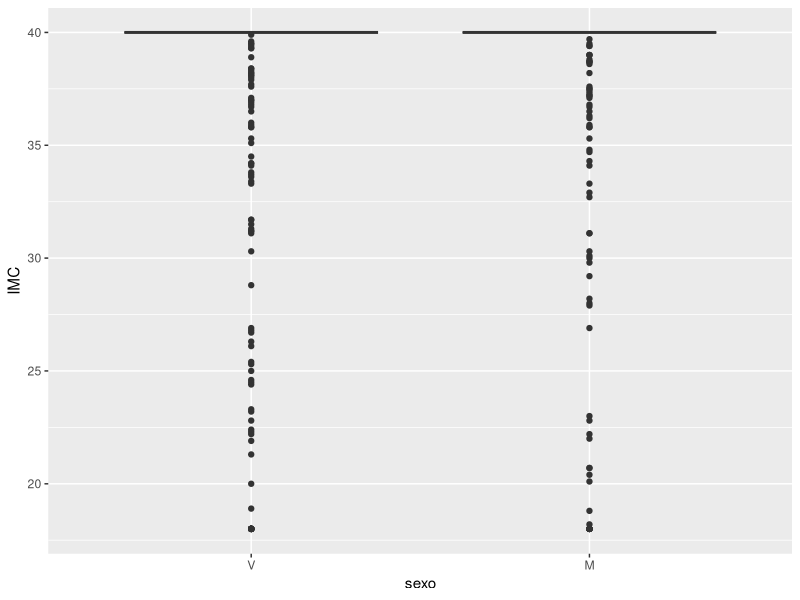
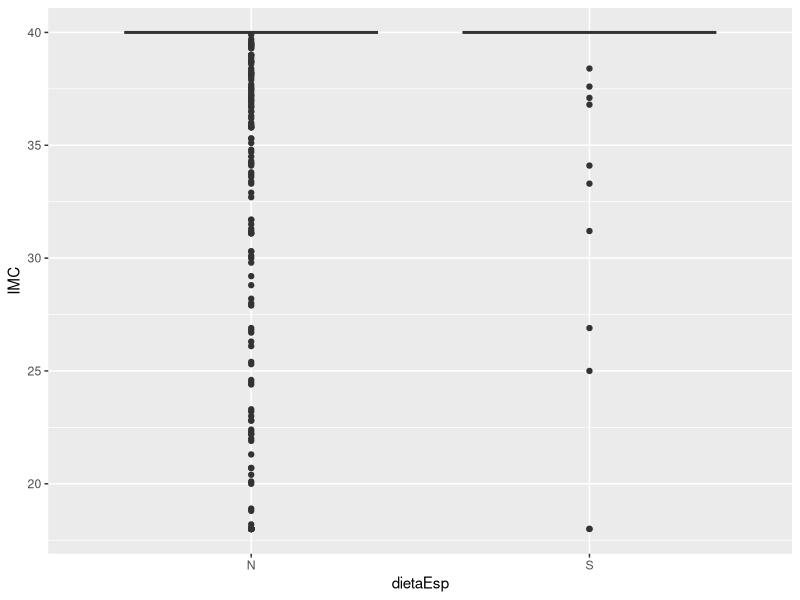
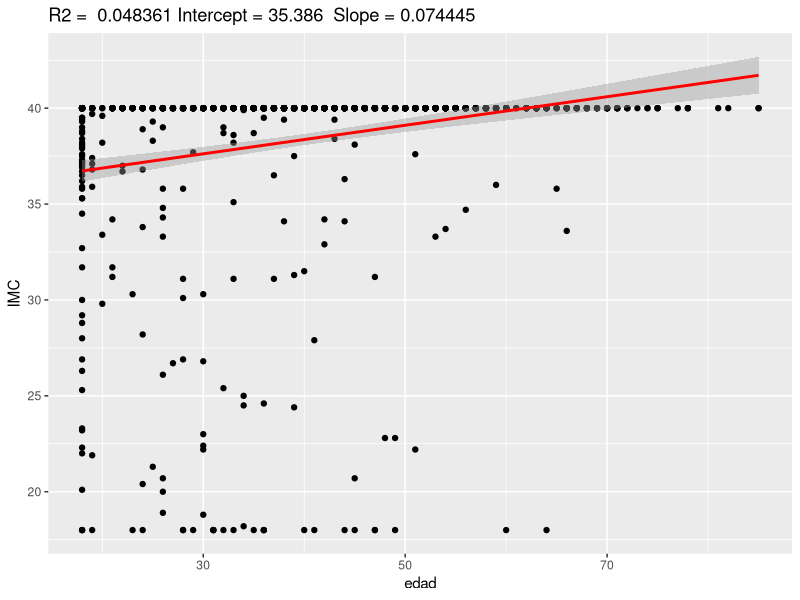
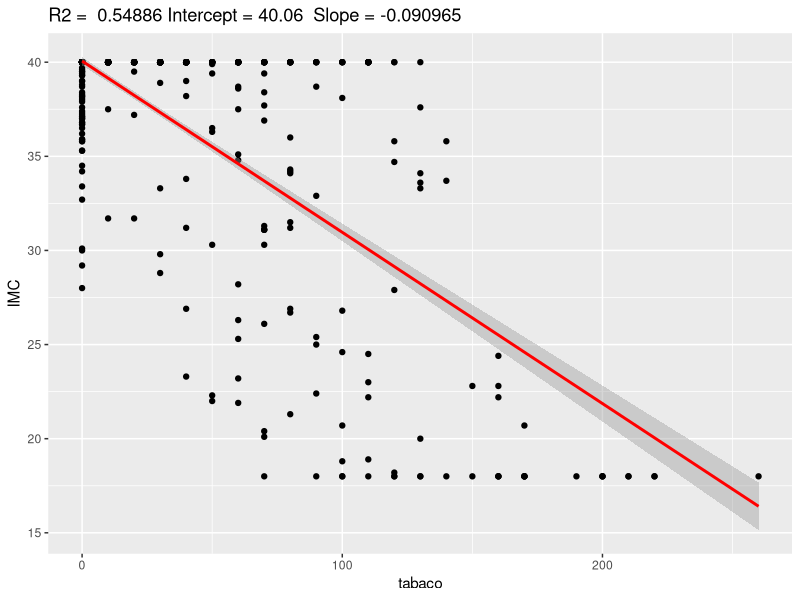
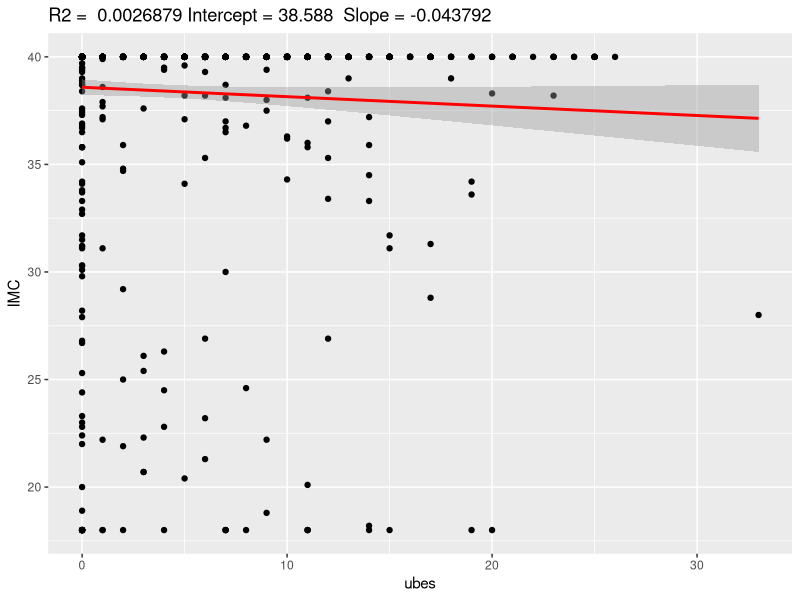
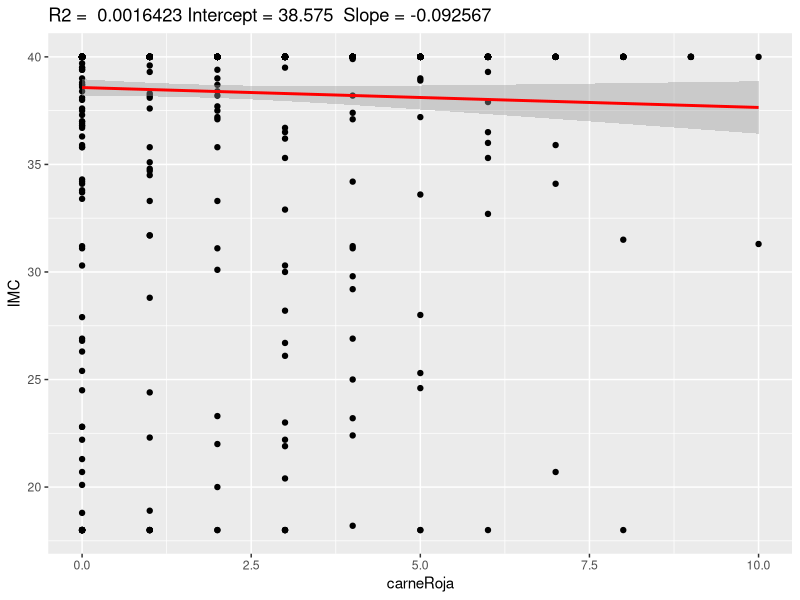
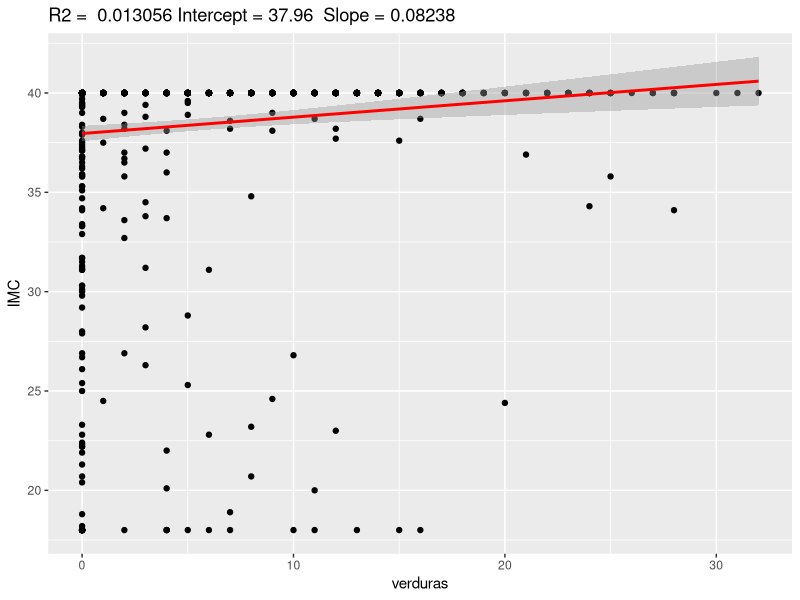
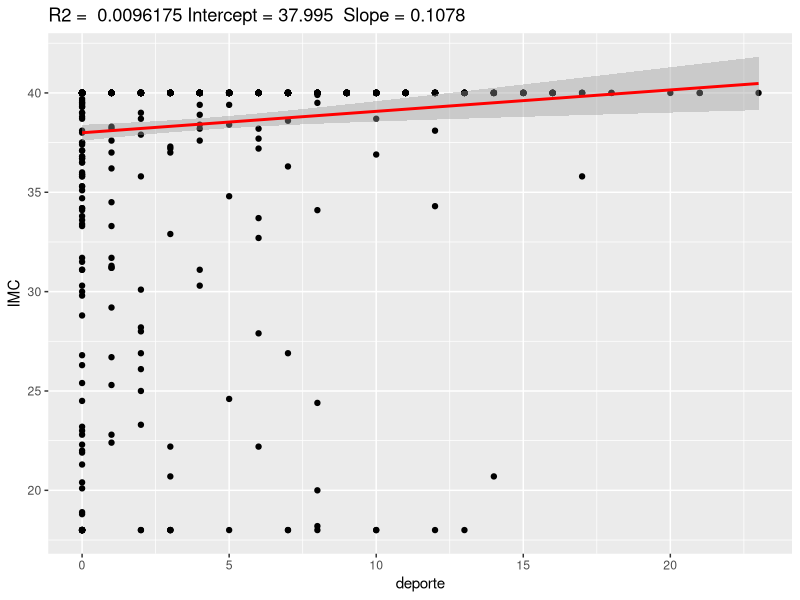

Source code (R) for these figures, in order:
library(tidyverse)

########################################
######### Funciones necesarias #########

#### Calcular ajuste lineal
# df: DataFrame
# y: Variable Dependiente/explicada
# x: Variable/s Independiente/explicatoria
####
linearAdjust <- function(df, y, x) {
  lm(str_c(y, "~", str_c(x, collapse = "+")), df)
}

#### Calcular Regresiones lineales con R2 asociado
# df: DataFrame
# y: Variable Dependiente/explicada
# x: Variable/s Independiente/explicatoria
####
regresionesLineales <- function(df, y, x) { # Preparar función para usar el apply automaticamente
  mod <- linearAdjust(df, y, x)
  list(Ajuste = mod, R2 = summary(mod)$r.squared)
}

#### Imprimir gráfica de dispersión junto al ajuste lineal
# mod: Modelo lineal
####
graficaDispRegr <- function(mod) {
  print(ggplot(mod$model, aes_string(x = names(mod$model)[2], y = names(mod$model)[1])) +
          geom_point() +
          stat_smooth(method = "lm", col = "red") +
          labs(title = paste("R2 = ", signif(summary(mod)$r.squared, 5),
                             "Intercept =", signif(mod$coef[[1]], 5),
                             " Slope =", signif(mod$coef[[2]], 5))))
}

#### Separador de datos por porcentajes
# datos: Conjunto de datos
# pEntrenamiento: Porcentaje dedicado a entrenamiento
# pTest: Porcentaje restante dedicado a tests
####
separarSets <- function(datos, pEntrenamiento, pTest) {
  rDF <- seq_len(nrow(datos))
  rTrain <- sample(rDF, pEntrenamiento * length(rDF))
  rAux <- setdiff(rDF, rTrain)
  rTest <- sample(rAux, pTest * length(rAux))
  rVal <- setdiff(rAux, rTest)

  list(train = datos[rTrain,], test = datos[rTest,], val = datos[rVal,])
}

#### Calcular MSE, Varianza Y, R2, R2 ajustado manualmente
# df: DataFrame
# mod: Modelo lineal
# y: Variable Dependiente/explicada
####
calcR2 <- function(df, mod, y) {
  MSE <- mean((df[[y]] - predict.lm(mod, df))^2)
  varY <- mean(df[[y]]^2) - mean(df[[y]])^2
  R2 <- 1 - MSE / varY
  aR2 <- 1 - (1 - R2) * (nrow(df) - 1) / (nrow(df) - mod$rank)
  tibble(MSE = MSE, varY = varY, R2 = R2, aR2 = aR2)
}

#### Calcular modelo, MSE, Varianza Y, R2, R2 ajustado con los datos separados
# dfTrain: DataFrame entrenamiento
# dfTest: DataFrame testeo
# y: Variable Dependiente/explicada
# x: Variable/s Independiente/explicatoria
####
calcModR2 <- function(dfTrain, dfTest, y, x) {
  mod <- linearAdjust(dfTrain, y, x)
  calcR2(dfTest, mod, "IMC")$aR2
}

#### Calcular el mejor ajuste interativamente
# dfTrain: DataFrame entrenamiento
# dfTest: DataFrame testeo
# varPos: Variables de los datos
####
encontrarMejorAjuste <- function(dfTrain, dfTest, varPos) {
  bestVars <- character(0)
  aR2 <- 0

  repeat {
    aR2v <- map_dbl(varPos, ~calcModR2(dfTrain, dfTest, y = "IMC", c(bestVars, .)))
    i <- which.max(aR2v)
    aR2M <- aR2v[i]

    if (aR2M <= aR2) break

    #cat(sprintf("%1.4f %s\n", aR2M, varPos[i])) # DEBUG
    aR2 <- aR2M
    bestVars <- c(bestVars, varPos[i])
    varPos <- varPos[-i]
  }

  mod <- linearAdjust(dfTrain, "IMC", bestVars)
  list(vars = bestVars, mod = mod)
}

######### Funciones necesarias #########
########################################

# Punto 1: Cargar CSV como tibble asegurando factores
datos <- read_csv("Datos.csv",
                  col_types = cols(
                    .default = col_double(),
                    sexo = col_factor(),
                    dietaEsp = col_factor(),
                    nivEstPad = col_integer(),
                    nivEstudios = col_integer(),
                    nivIngresos = col_integer(),
                    edad = col_integer()
                  )) # Leer CSV asegurando factores

# Punto 2: Añadir columna IMC
#datos <- datos %>% mutate(nuevoIMC = peso / (altura^2)) # Añadir la columna calculada IMC al dataframe, comentado al estar ya calculado

# Punto 3: Filtrar NA
datos <- datos %>% drop_na() # Eliminar filas que contengan NA

# Punto 4: Calcular medias y desviaciones típicas de las variables
datos.varNumericas <- datos[, sapply(datos, is.numeric)]
medias <- colMeans(datos.varNumericas)
desviaciones <- apply(datos.varNumericas, 2, sd)

# Punto 5: hacer regresion IMC con el resto de variables menos altura y peso
datos.varExplicatorias <- datos.varNumericas[-c(1, 2, 3)] # Conseguir variables utiles para la regresión
varPred <- colnames(datos.varExplicatorias)
coeficientesRegresion <- varPred %>% map(regresionesLineales, df = datos, y = "IMC")

# Punto 6: Graficos dispersion en numericas + regresion y box-plots en cualitativas
#     Crear PDF de BoxPlots
pdf("graficasBox.pdf")
print(ggplot(datos, aes(x = sexo, y = IMC)) + geom_boxplot())
print(ggplot(datos, aes(x = dietaEsp, y = IMC)) + geom_boxplot())
dev.off()
#     Crear PDF de Dispersiones
pdf("graficasDispersion.pdf")
for (i in seq_along(varPred)) {
  graficaDispRegr(coeficientesRegresion[[i]]$Ajuste)
}
dev.off()

# Punto 7: Separar los datos en entrenamiento 60%, test 20% y validacion 20%
datos.separados <- separarSets(datos, 0.6, 0.5)

# Punto 8: Selecciona cual de las 11 variables explica mejor IMC
ar2 <- varPred %>% map_dbl(calcModR2, dfTrain = datos.separados$train, dfTest = datos.separados$test, y = "IMC")
bestVar <- varPred[which.max(ar2)]

# Punto 9: Selecciona un modelo óptimo lineal de regresión
bestMod <- encontrarMejorAjuste(datos.separados$train, datos.separados$test, varPred)

# Punto 10: Evalua el resultado en el conjunto de validación
modEval <- calcR2(datos.separados$val, bestMod$mod, "IMC")

# Punto 11: Expresa tus conclusiones
print("Mejor variable individual: ")
bestVar
print("Mejor ajuste lineal")
bestMod$mod
print("Evaluacion del modelo")
modEval



